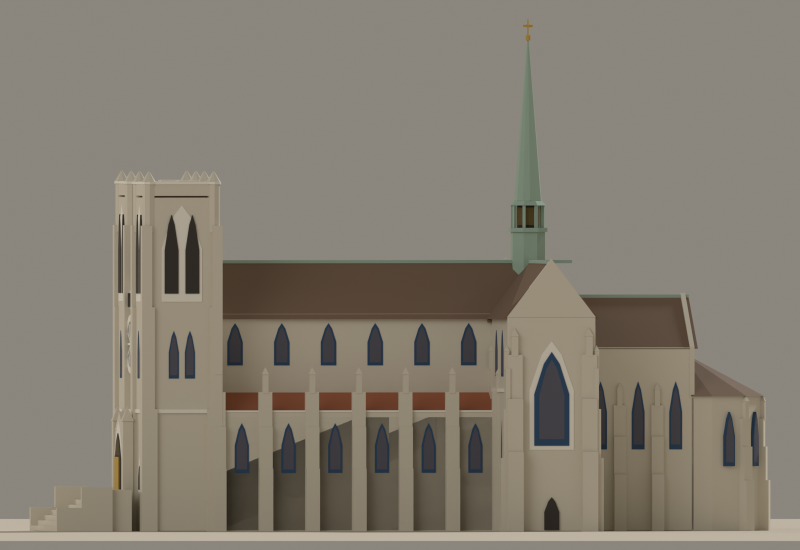
#> input picture artifacts/grace-cathedral/grace-cathedral-north.png, 1600 x 1100 px (shown at 1/2 size); its folder holds 2 pictures in this run
$ python make_contact_sheet.py
#> lines starting #> are read from the running program, lines starting #| are printed output that depends on the picture
"""Compose the review renders into grace-cathedral-contact-sheet.png."""

from pathlib import Path

from PIL import Image, ImageDraw, ImageFont

HERE = Path(__file__).resolve().parent
BG = (237, 227, 209)
INK = (58, 52, 44)


def _font(size=34):
#> called with size = 34
    for p in ("/usr/share/fonts/truetype/dejavu/DejaVuSans-Bold.ttf",
              "/System/Library/Fonts/Supplemental/Arial Bold.ttf",
              "/System/Library/Fonts/Helvetica.ttc"):
        try:
            return ImageFont.truetype(p, size)
        except OSError:
            continue
    return ImageFont.load_default()


FONT = _font()
VIEWS = ["north", "east", "south", "west", "top", "aerial", "night", "night-east"]
LABELS = {
    "north": "NORTH (flank)",
    "east": "EAST (entrance front)",
    "south": "SOUTH (flank)",
    "west": "WEST (apse)",
    "top": "TOP (roofscape)",
    "aerial": "AERIAL (app camera)",
    "night": "NIGHT (glow set)",
    "night-east": "NIGHT (entrance)",
}
COLS = 2
PAD = 40
LABEL_H = 56
CELL_W = 760


def load(view):
#> called with view = 'north'
    img = Image.open(HERE / f"grace-cathedral-{view}.png").convert("RGB")
    h = round(img.height * CELL_W / img.width)
#> h = 522
    return img.resize((CELL_W, h), Image.LANCZOS)
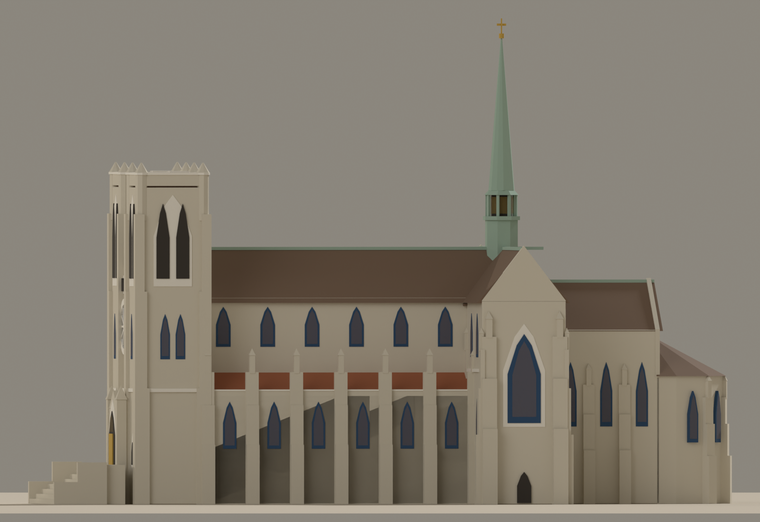
#> returned value: PIL image 760x522 RGB; mean R, G, B 131.1, 124.4, 112.8


def main():
    tiles = [load(v) for v in VIEWS]
    rows = [tiles[i : i + COLS] for i in range(0, len(tiles), COLS)]
    row_h = [LABEL_H + max(t.height for t in r) for r in rows]
    width = PAD + COLS * (CELL_W + PAD)
    height = PAD + sum(h + PAD for h in row_h)
    sheet = Image.new("RGB", (width, height), BG)
    draw = ImageDraw.Draw(sheet)

    y = PAD
    for ri, row in enumerate(rows):
        for ci, tile in enumerate(row):
            cx = PAD + ci * (CELL_W + PAD) + CELL_W // 2
            label = LABELS[VIEWS[ri * COLS + ci]]
            draw.text((cx, y + LABEL_H // 2), label, font=FONT, fill=INK, anchor="mm")
            sheet.paste(tile, (cx - tile.width // 2, y + LABEL_H))
        y += row_h[ri] + PAD

    out = HERE / "grace-cathedral-contact-sheet.png"
    sheet.save(out)
    print(f"[contact-sheet] {out}")


if __name__ == "__main__":
#> (the run stopped early here; a loop or call above may not have finished)
